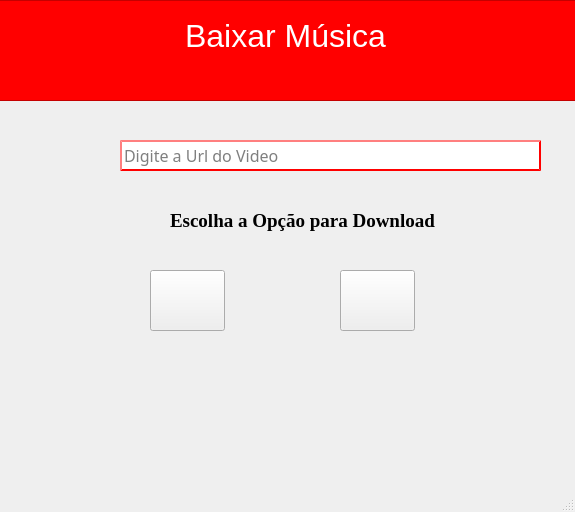
<?xml version="1.0" encoding="UTF-8"?>
<ui version="4.0">
 <class>MainWindow</class>
 <widget class="QMainWindow" name="MainWindow">
  <property name="geometry">
   <rect>
    <x>0</x>
    <y>0</y>
    <width>575</width>
    <height>512</height>
   </rect>
  </property>
  <property name="minimumSize">
   <size>
    <width>575</width>
    <height>512</height>
   </size>
  </property>
  <property name="maximumSize">
   <size>
    <width>575</width>
    <height>512</height>
   </size>
  </property>
  <property name="windowTitle">
   <string>Download Youtube</string>
  </property>
  <property name="layoutDirection">
   <enum>Qt::LeftToRight</enum>
  </property>
  <widget class="QWidget" name="centralwidget">
   <widget class="QTextBrowser" name="textBrowser">
    <property name="geometry">
     <rect>
      <x>-5</x>
      <y>0</y>
      <width>581</width>
      <height>101</height>
     </rect>
    </property>
    <property name="styleSheet">
     <string notr="true">background-color: rgb(255, 0, 0);</string>
    </property>
    <property name="html">
     <string>&lt;!DOCTYPE HTML PUBLIC &quot;-//W3C//DTD HTML 4.0//EN&quot; &quot;http://www.w3.org/TR/REC-html40/strict.dtd&quot;&gt;
&lt;html&gt;&lt;head&gt;&lt;meta name=&quot;qrichtext&quot; content=&quot;1&quot; /&gt;&lt;style type=&quot;text/css&quot;&gt;
p, li { white-space: pre-wrap; }
&lt;/style&gt;&lt;/head&gt;&lt;body style=&quot; font-family:'MS Shell Dlg 2'; font-size:8.25pt; font-weight:400; font-style:normal;&quot;&gt;
&lt;p align=&quot;center&quot; dir='rtl' style=&quot;-qt-paragraph-type:empty; margin-top:0px; margin-bottom:0px; margin-left:0px; margin-right:0px; -qt-block-indent:0; text-indent:0px;&quot;&gt;&lt;br /&gt;&lt;/p&gt;
&lt;p align=&quot;center&quot; dir='rtl' style=&quot; margin-top:0px; margin-bottom:0px; margin-left:0px; margin-right:0px; -qt-block-indent:0; text-indent:0px;&quot;&gt;&lt;span style=&quot; font-size:24pt; color:#ffffff;&quot;&gt;Baixar Música&lt;/span&gt;&lt;/p&gt;&lt;/body&gt;&lt;/html&gt;</string>
    </property>
   </widget>
   <widget class="QLineEdit" name="labelUrl">
    <property name="geometry">
     <rect>
      <x>120</x>
      <y>140</y>
      <width>421</width>
      <height>31</height>
     </rect>
    </property>
    <property name="font">
     <font>
      <family>Noto Sans Georgian</family>
      <pointsize>12</pointsize>
     </font>
    </property>
    <property name="layoutDirection">
     <enum>Qt::LeftToRight</enum>
    </property>
    <property name="styleSheet">
     <string notr="true">border-style:outset;
border-width:2px;
border-color: rgb(255, 0, 0);</string>
    </property>
    <property name="placeholderText">
     <string>Digite a Url do Video</string>
    </property>
   </widget>
   <widget class="QLabel" name="label">
    <property name="geometry">
     <rect>
      <x>66</x>
      <y>140</y>
      <width>41</width>
      <height>31</height>
     </rect>
    </property>
    <property name="text">
     <string/>
    </property>
    <property name="pixmap">
     <pixmap>midias/icon-url.png</pixmap>
    </property>
   </widget>
   <widget class="QLabel" name="label_2">
    <property name="geometry">
     <rect>
      <x>170</x>
      <y>200</y>
      <width>281</width>
      <height>41</height>
     </rect>
    </property>
    <property name="font">
     <font>
      <family>Times New Roman</family>
      <pointsize>14</pointsize>
      <weight>75</weight>
      <bold>true</bold>
     </font>
    </property>
    <property name="text">
     <string>Escolha a Opção para Download</string>
    </property>
   </widget>
   <widget class="QPushButton" name="botaoMp3">
    <property name="geometry">
     <rect>
      <x>150</x>
      <y>270</y>
      <width>75</width>
      <height>61</height>
     </rect>
    </property>
    <property name="text">
     <string/>
    </property>
    <property name="icon">
     <iconset>
      <normaloff>midias/icon-mp3.png</normaloff>midias/icon-mp3.png</iconset>
    </property>
    <property name="iconSize">
     <size>
      <width>48</width>
      <height>48</height>
     </size>
    </property>
   </widget>
   <widget class="QPushButton" name="botaoMp4">
    <property name="geometry">
     <rect>
      <x>340</x>
      <y>270</y>
      <width>75</width>
      <height>61</height>
     </rect>
    </property>
    <property name="text">
     <string/>
    </property>
    <property name="icon">
     <iconset>
      <normaloff>midias/icon-mp4.png</normaloff>midias/icon-mp4.png</iconset>
    </property>
    <property name="iconSize">
     <size>
      <width>48</width>
      <height>48</height>
     </size>
    </property>
   </widget>
   <widget class="QLabel" name="labelAlerta">
    <property name="enabled">
     <bool>true</bool>
    </property>
    <property name="geometry">
     <rect>
      <x>110</x>
      <y>360</y>
      <width>361</width>
      <height>41</height>
     </rect>
    </property>
    <property name="font">
     <font>
      <family>Times New Roman</family>
      <pointsize>14</pointsize>
      <weight>75</weight>
      <bold>true</bold>
     </font>
    </property>
    <property name="styleSheet">
     <string notr="true">color: rgb(255, 0, 0);</string>
    </property>
    <property name="text">
     <string/>
    </property>
    <property name="alignment">
     <set>Qt::AlignCenter</set>
    </property>
   </widget>
  </widget>
  <widget class="QMenuBar" name="menubar">
   <property name="geometry">
    <rect>
     <x>0</x>
     <y>0</y>
     <width>575</width>
     <height>21</height>
    </rect>
   </property>
  </widget>
  <widget class="QStatusBar" name="statusbar"/>
 </widget>
 <resources/>
 <connections/>
</ui>
